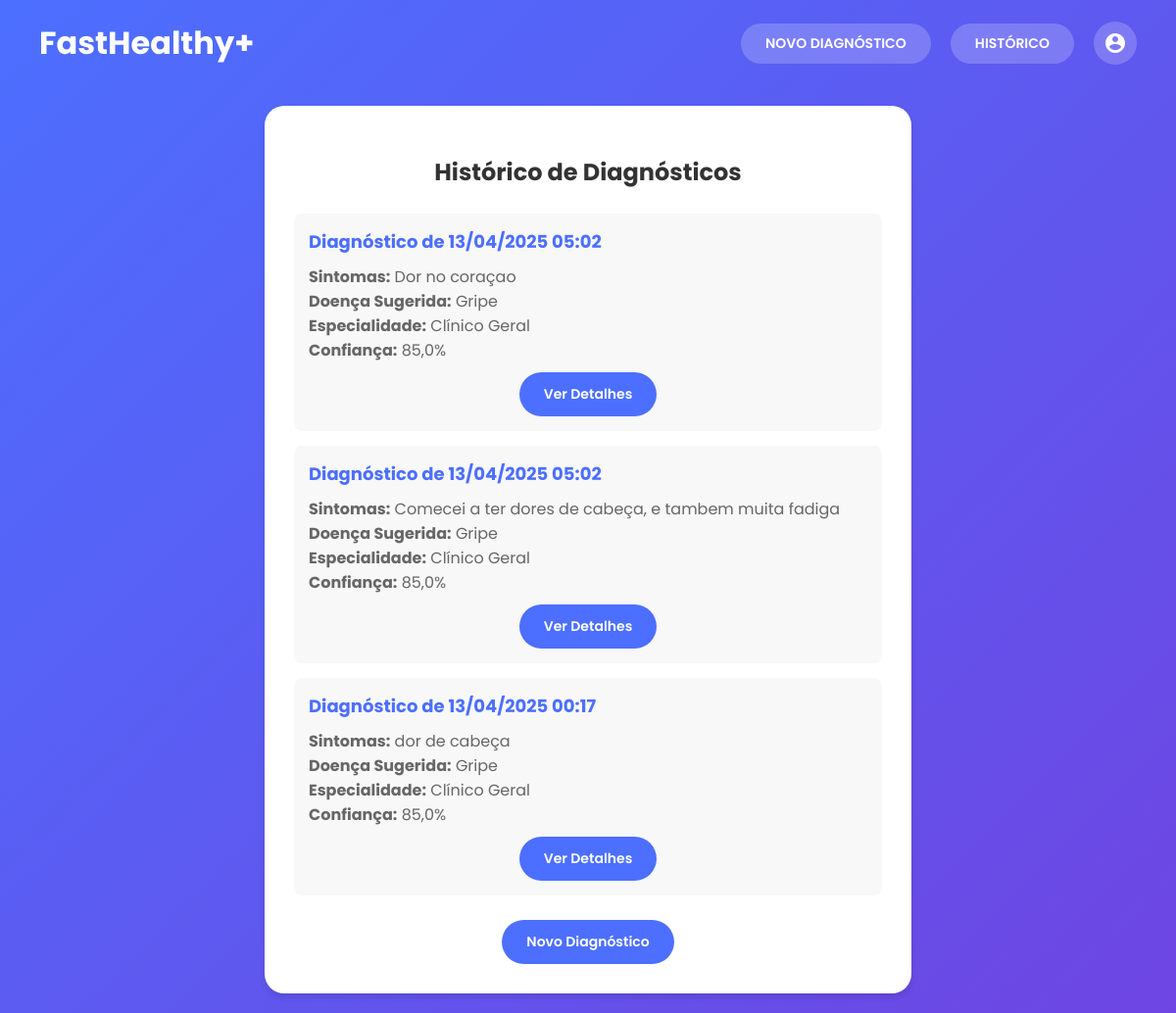
/historico/ (signed in), run on the app's committed database.
### usuarios/models.py (models this page shows, shortened)
class Diagnostico(models.Model):
    paciente = models.ForeignKey(Usuario, on_delete=models.CASCADE, related_name='diagnosticos')
    data_criacao = models.DateTimeField(auto_now_add=True)
    sintomas = models.TextField()
    doenca_sugerida = models.CharField(max_length=200)
    especialidade_recomendada = models.CharField(max_length=100)
    confianca_diagnostico = models.FloatField(default=0.0)
    class Meta:
        verbose_name = 'Diagnóstico'
        verbose_name_plural = 'Diagnósticos'
        ordering = ['-data_criacao']

### usuarios/views.py (the view)
# urls.py: path('historico/', views.historico_diagnosticos, name='historico_diagnosticos'),
@login_required
def historico_diagnosticos(request):
    diagnosticos = Diagnostico.objects.filter(paciente=request.user).order_by('-data_criacao')
    return render(request, 'historico_diagnosticos.html', {'diagnosticos': diagnosticos})

### usuarios/templatetags/custom_filters.py (called while the page is built)
@register.filter
def multiply(value, arg):
    try:
        return float(value) * float(arg)
    except (ValueError, TypeError):
        return 0

### usuarios/templates/historico_diagnosticos.html (shortened to what this page needs)
{% extends 'base_logado.html' %}
{% load static %}
{% load custom_filters %}
{% block content %}
<div class="resultado-container">
    <h2>Histórico de Diagnósticos</h2>
    {% if diagnosticos %}
        {% for diagnostico in diagnosticos %}
            <div class="resultado-section">
                <h3>Diagnóstico de {{ diagnostico.data_criacao|date:"d/m/Y H:i" }}</h3>
                <p><strong>Sintomas:</strong> {{ diagnostico.sintomas|truncatechars:150 }}</p>
                <p><strong>Doença Sugerida:</strong> {{ diagnostico.doenca_sugerida }}</p>
                <p><strong>Especialidade:</strong> {{ diagnostico.especialidade_recomendada }}</p>
                <p><strong>Confiança:</strong> {{ diagnostico.confianca_diagnostico|multiply:100 }}%</p>
                <div class="resultado-botoes" style="margin-top: 10px;">
                    <a href="{% url 'resultado_diagnostico' diagnostico.id %}" class="resultado-botao">Ver Detalhes</a>
                </div>
            </div>
        {% endfor %}
    {% else %}
        <div class="resultado-section">
            <p style="text-align: center;">Você ainda não realizou nenhum diagnóstico.</p>
        </div>
    {% endif %}
    <div class="resultado-botoes">
        <a href="{% url 'diagnostico' %}" class="resultado-botao">Novo Diagnóstico</a>
    </div>
</div>
{% endblock %}

### usuarios/templates/base_logado.html (shortened to what this page needs)
{% load static %}
<!DOCTYPE html>
<html lang="pt-br">
<head>
    <link rel="stylesheet" href="{% static 'css/estilo.css' %}">
</head>
<body class="{% block body_class %}login-page{% endblock %}">
    <nav class="home-navbar">
        <div class="logo">
            <a href="{% url 'home' %}" class="logo-link">
                <h1>FastHealthy<span class="plus-icon">+</span></h1>
            </a>
        </div>
        <div class="nav-buttons">
            <a href="{% url 'diagnostico' %}" class="nav-button">NOVO DIAGNÓSTICO</a>
            <a href="{% url 'historico_diagnosticos' %}" class="nav-button">HISTÓRICO</a>
            <div class="profile-dropdown">
                <button id="menuToggle" class="menu-toggle">
                    <span class="material-icons">account_circle</span>
                </button>
            </div>
        </div>
    </nav>
    {% block content %}{% endblock %}
</body>
</html>

### usuarios/static/css/estilo.css (style rules this page uses)
body { margin: 0; padding: 0; font-family: 'Poppins', sans-serif; }
:root { --primary-color: #4c6fff; --secondary-color: #6e45e2; --text-dark: #333; --text-light: #666; --white: #fff; --black: #000; --background-light: #f8f8f8; --border-color: #e0e0e0; --placeholder-color: #999; --shadow: 0 4px 6px rgba(0, 0, 0, 0.1); --transition: all 0.3s ease; --border-radius-sm: 8px; --border-radius-md: 20px; --border-radius-lg: 25px; --spacing-sm: 10px; --spacing-md: 20px; --spacing-lg: 30px; }
body.login-page { min-height: 100vh; background: linear-gradient(135deg, var(--primary-color) 0%, var(--secondary-color) 100%); display: flex; flex-direction: column; }
.home-navbar { position: relative; z-index: 2; display: flex; justify-content: space-between; align-items: center; padding: 20px 40px; }
.logo h1 { font-size: 32px; font-weight: 700; color: white; margin: 0; }
.plus-icon { color: white; font-weight: bold; }
.nav-buttons { display: flex; align-items: center; gap: var(--spacing-md); margin-left: auto; }
.nav-button { background-color: rgba(255, 255, 255, 0.2); color: white; padding: 10px 25px; border-radius: 25px; text-decoration: none; font-size: 14px; font-weight: 600; transition: all 0.3s ease; }
.resultado-container { background: white; padding: 30px; border-radius: 20px; box-shadow: 0 4px 6px rgba(0, 0, 0, 0.1); width: 90%; max-width: 600px; margin: 20px auto; }
.resultado-container h2 { color: #333; margin-bottom: 25px; font-size: 24px; text-align: center; }
.resultado-section { background: #f8f8f8; padding: 15px; border-radius: 8px; margin-bottom: 15px; }
.resultado-section h3 { color: #4c6fff; margin: 0 0 10px 0; font-size: 18px; }
.resultado-section p { margin: 0; color: #666; }
.resultado-botoes { display: flex; gap: 15px; justify-content: center; margin-top: 25px; }
.resultado-botao { background-color: #4c6fff; color: white; padding: 12px 25px; border-radius: 25px; text-decoration: none; font-size: 14px; font-weight: 600; transition: all 0.3s ease; }
.profile-dropdown { position: relative; display: inline-block; }
.menu-toggle { position: relative; top: 0; right: 0; z-index: 1001; background: none; border: none; cursor: pointer; padding: 10px; display: flex; align-items: center; justify-content: center; border-radius: 50%; transition: background-color 0.3s ease; background-color: rgba(255, 255, 255, 0.2); }
.menu-toggle .material-icons { font-size: 24px; color: white; }
.logo-link { text-decoration: none; color: inherit; }

### data on the page
Diagnostico: data_criacao "13/04/2025 05:02", sintomas "Dor no coraçao", doenca_sugerida "Gripe", especialidade_recomendada "Clínico Geral", confianca_diagnostico|multiply "85,0"
Diagnostico: data_criacao "13/04/2025 05:02", sintomas "Comecei a ter dores de cabeça, e tambem muita fadiga", doenca_sugerida "Gripe", especialidade_recomendada "Clínico Geral", confianca_diagnostico|multiply "85,0"
Diagnostico: data_criacao "13/04/2025 00:17", sintomas "dor de cabeça", doenca_sugerida "Gripe", especialidade_recomendada "Clínico Geral", confianca_diagnostico|multiply "85,0"
